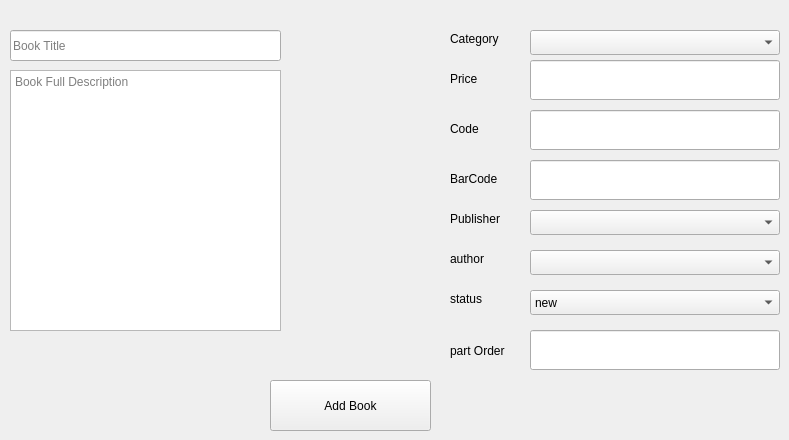
      <widget class="QWidget" name="tab_10">
       <attribute name="title">
        <string>Add new Book</string>
       </attribute>
       <widget class="QPushButton" name="pushButton_11">
        <property name="geometry">
         <rect>
          <x>270</x>
          <y>380</y>
          <width>161</width>
          <height>51</height>
         </rect>
        </property>
        <property name="text">
         <string>Add Book</string>
        </property>
       </widget>
       <widget class="QLineEdit" name="lineEdit_4">
        <property name="geometry">
         <rect>
          <x>10</x>
          <y>30</y>
          <width>271</width>
          <height>31</height>
         </rect>
        </property>
        <property name="placeholderText">
         <string>Book Title</string>
        </property>
       </widget>
       <widget class="QLineEdit" name="lineEdit_6">
        <property name="geometry">
         <rect>
          <x>530</x>
          <y>110</y>
          <width>250</width>
          <height>40</height>
         </rect>
        </property>
       </widget>
       <widget class="QLineEdit" name="lineEdit_7">
        <property name="geometry">
         <rect>
          <x>530</x>
          <y>330</y>
          <width>250</width>
          <height>40</height>
         </rect>
        </property>
       </widget>
       <widget class="QLineEdit" name="lineEdit_8">
        <property name="geometry">
         <rect>
          <x>530</x>
          <y>60</y>
          <width>250</width>
          <height>40</height>
         </rect>
        </property>
       </widget>
       <widget class="QComboBox" name="comboBox_4">
        <property name="geometry">
         <rect>
          <x>530</x>
          <y>30</y>
          <width>250</width>
          <height>25</height>
         </rect>
        </property>
       </widget>
       <widget class="QComboBox" name="comboBox_5">
        <property name="geometry">
         <rect>
          <x>530</x>
          <y>210</y>
          <width>250</width>
          <height>25</height>
         </rect>
        </property>
       </widget>
       <widget class="QComboBox" name="comboBox_6">
        <property name="geometry">
         <rect>
          <x>530</x>
          <y>250</y>
          <width>250</width>
          <height>25</height>
         </rect>
        </property>
       </widget>
       <widget class="QComboBox" name="comboBox_7">
        <property name="geometry">
         <rect>
          <x>530</x>
          <y>290</y>
          <width>250</width>
          <height>25</height>
         </rect>
        </property>
        <item>
         <property name="text">
          <string>new</string>
         </property>
        </item>
        <item>
         <property name="text">
          <string>used</string>
         </property>
        </item>
        <item>
         <property name="text">
          <string>dameg</string>
         </property>
        </item>
       </widget>
       <widget class="QLabel" name="label_3">
        <property name="geometry">
         <rect>
          <x>450</x>
          <y>70</y>
          <width>67</width>
          <height>17</height>
         </rect>
        </property>
        <property name="text">
         <string>Price</string>
        </property>
       </widget>
       <widget class="QLabel" name="label_4">
        <property name="geometry">
         <rect>
          <x>450</x>
          <y>120</y>
          <width>67</width>
          <height>17</height>
         </rect>
        </property>
        <property name="text">
         <string>Code</string>
        </property>
       </widget>
       <widget class="QLabel" name="label_5">
        <property name="geometry">
         <rect>
          <x>450</x>
          <y>210</y>
          <width>67</width>
          <height>17</height>
         </rect>
        </property>
        <property name="text">
         <string>Publisher</string>
        </property>
       </widget>
       <widget class="QLabel" name="label_6">
        <property name="geometry">
         <rect>
          <x>450</x>
          <y>250</y>
          <width>67</width>
          <height>17</height>
         </rect>
        </property>
        <property name="text">
         <string>author</string>
        </property>
       </widget>
       <widget class="QLabel" name="label_7">
        <property name="geometry">
         <rect>
          <x>450</x>
          <y>290</y>
          <width>67</width>
          <height>17</height>
         </rect>
        </property>
        <property name="text">
         <string>status</string>
        </property>
       </widget>
       <widget class="QLabel" name="label_8">
        <property name="geometry">
         <rect>
          <x>450</x>
          <y>330</y>
          <width>81</width>
          <height>41</height>
         </rect>
        </property>
        <property name="text">
         <string>part Order</string>
        </property>
       </widget>
       <widget class="QLabel" name="label_9">
        <property name="geometry">
         <rect>
          <x>450</x>
          <y>30</y>
          <width>67</width>
          <height>17</height>
         </rect>
        </property>
        <property name="text">
         <string>Category</string>
        </property>
       </widget>
       <widget class="QLineEdit" name="lineEdit_50">
        <property name="geometry">
         <rect>
          <x>530</x>
          <y>160</y>
          <width>250</width>
          <height>40</height>
         </rect>
        </property>
       </widget>
       <widget class="QLabel" name="label_59">
        <property name="geometry">
         <rect>
          <x>450</x>
          <y>170</y>
          <width>67</width>
          <height>17</height>
         </rect>
        </property>
        <property name="text">
         <string>BarCode</string>
        </property>
       </widget>
       <widget class="QTextEdit" name="textEdit">
        <property name="geometry">
         <rect>
          <x>10</x>
          <y>70</y>
          <width>271</width>
          <height>261</height>
         </rect>
        </property>
        <property name="placeholderText">
         <string>Book Full Description</string>
        </property>
       </widget>
      </widget>
